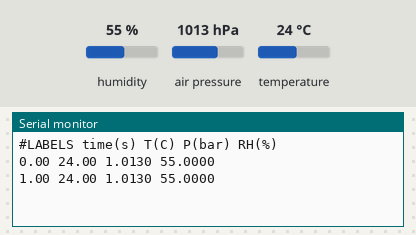
This sketch was run on a simulated Arduino Uno, built with avr-gcc and run on an emulated ATmega328P. On the bench: the last lines printed to the serial monitor. The test bench sets the inputs (shaded band); at power-on: humidity 55 %, air pressure 1013 hPa, temperature 24 °C.

Above: at 1.8 s.
1.9 s: humidity set to 22 %
At 2.8 s:
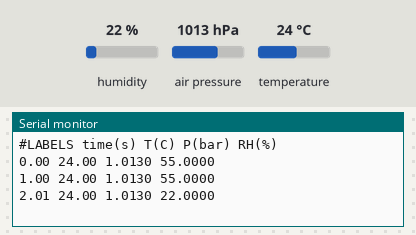
3.4 s: air pressure set to 952 hPa
At 4.7 s:
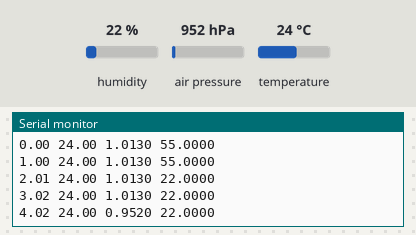
4.9 s: temperature set to 12 °C
At 5.8 s:
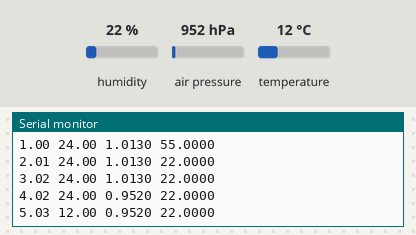
Timing chart, 0 to 7.9 s (numbered marks = the images above; inputs shaded):
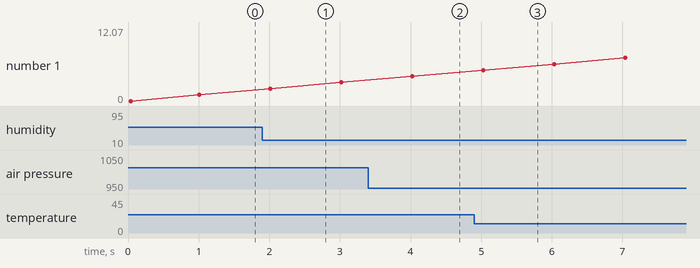

Measured:
- after the input at 1.9 s, the serial monitor: prints a new line after 0.11 s (image 1)
- after the input at 3.4 s, the serial monitor: prints a new line after 0.62 s (image 2)
- after the input at 4.9 s, the serial monitor: prints a new line after 0.13 s (image 3)

The sketch:

masonjar1.ino
```cpp
/***************************************************************************
  Sketch for generating temperature, pressure and relative humidity
  in a BME280-instrumented mason jar
 ***************************************************************************/

#include <Wire.h>
#include <SPI.h>
#include <Adafruit_Sensor.h>
#include <Adafruit_BME280.h>

Adafruit_BME280 bme;

unsigned long delayTime;
unsigned long readoutcounter;
unsigned long labelsevery;
void setup() {
    Serial.begin(9600);
    while(!Serial);
    unsigned status;
    status = bme.begin();
    // You can also pass in a Wire library object like &Wire2
    // status = bme.begin(0x76, &Wire2)
    if (!status) {
        Serial.println("Could not find a valid BME280 sensor, check wiring, address, sensor ID!");
        Serial.print("SensorID was: 0x"); Serial.println(bme.sensorID(),16);
        Serial.print("        ID of 0xFF probably means a bad address, a BMP 180 or BMP 085\n");
        Serial.print("   ID of 0x56-0x58 represents a BMP 280,\n");
        Serial.print("        ID of 0x60 represents a BME 280.\n");
        Serial.print("        ID of 0x61 represents a BME 680.\n");
        while (1) delay(10);
    }

    //Serial.println("-- Default Test --");
    delayTime = 1000;
    readoutcounter = 0;
    labelsevery = 100;
    //Serial.println("#LABELS time(s) T(C) P(bar) RH(%)");
}


void loop() {
    printValues();
    delay(delayTime);
}


void printValues() {
    if ((readoutcounter%labelsevery)==0) {
      Serial.println("#LABELS time(s) T(C) P(bar) RH(%)");
    }
    Serial.print(millis()/1000.0F);
    Serial.print(" ");
    Serial.print(bme.readTemperature(),2);
    Serial.print(" ");
    Serial.print(bme.readPressure() / 100000.000F, 4);
    Serial.print(" ");
    Serial.print(bme.readHumidity(),4);
    Serial.println();
    readoutcounter++;
}
```
